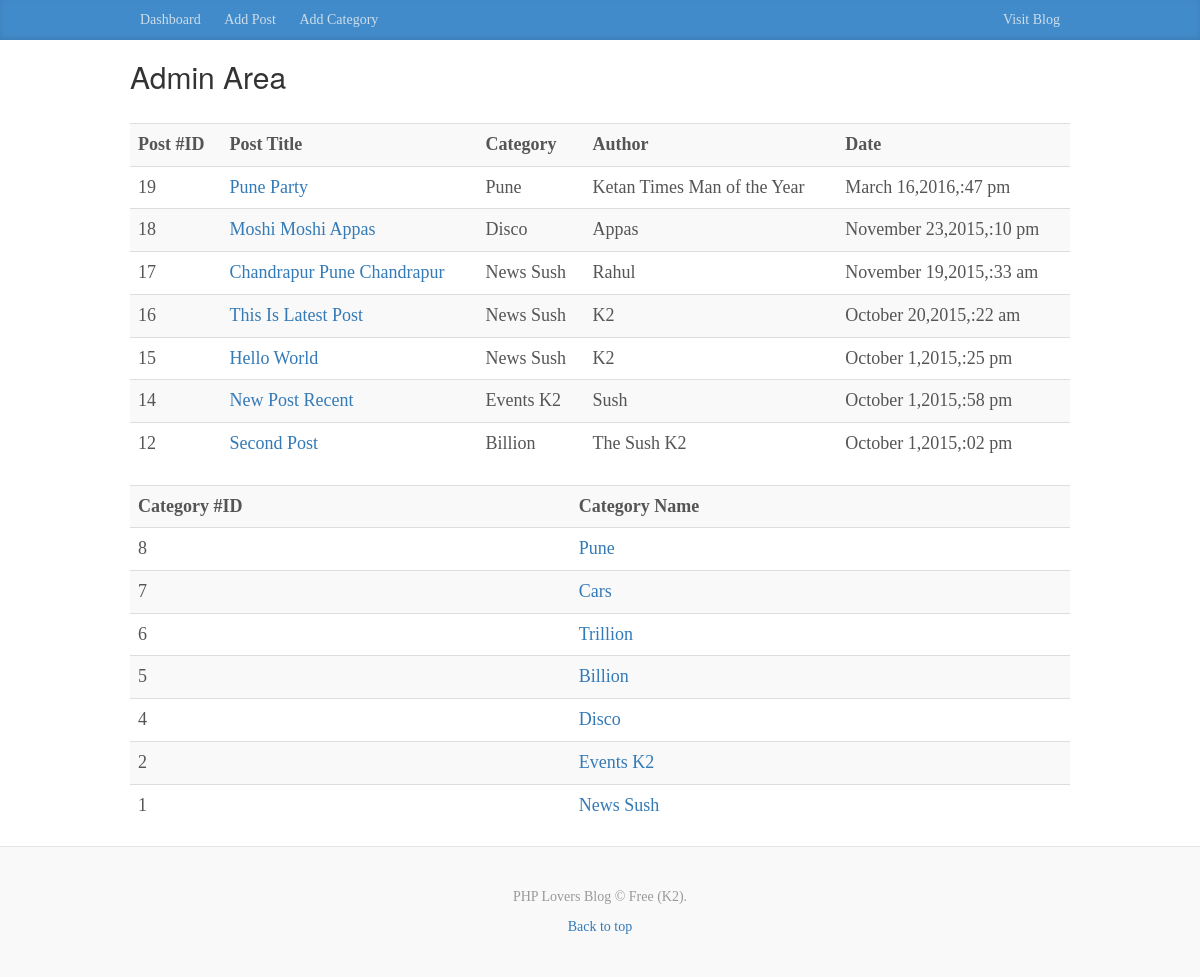
The app's page /admin/index.php with its own data.
### tables this page shows
CREATE TABLE IF NOT EXISTS `posts` (
  `id` int(11) NOT NULL AUTO_INCREMENT,
  `category` int(11) NOT NULL,
  `title` varchar(255) NOT NULL,
  `body` text NOT NULL,
  `author` varchar(255) NOT NULL,
  `tags` varchar(255) NOT NULL,
  `date` timestamp NOT NULL DEFAULT CURRENT_TIMESTAMP,
  PRIMARY KEY (`id`)
);

CREATE TABLE IF NOT EXISTS `categories` (
  `id` int(11) NOT NULL AUTO_INCREMENT,
  `name` varchar(255) NOT NULL,
  PRIMARY KEY (`id`)
);

### libs/Database.php (called while the page is built, shortened)
<?php
class Database{
    public $host=DB_HOST;
    public $username=DB_USER;
    public $password=DB_PASS;
    public $db_name=DB_NAME;
    public $link;
    private function connect(){
            $this->link=new mysqli($this->host,$this->username,$this->password,$this->db_name);
        }
    public function select($query){
        $result = $this->link->query($query) or die($this->link->connect_error.__LINE__);
        if($result->num_rows>0){
            return $result;
        }
        else{
            return false;
        }
    }
}

### helpers/format_helper.php (called while the page is built, shortened)
<?php
    function formatDate($date){
        return date('F j,Y,:i a',strtotime($date));
    }

### admin/index.php (the view, shortened to what this page needs)
<?php include '../libs/Database.php'; ?>
<?php include '../helpers/format_helper.php';?>
<?php include 'includes/header.php'; ?>
<?php
    $db = new Database();
    $query =    "SELECT posts.*, categories.name FROM posts
                INNER JOIN categories
                ON posts.category = categories.id ORDER BY id DESC";
    $posts = $db->select($query);
    $query = "SELECT * FROM `categories` order by id desc";
    $cats = $db->select($query);
?>
       <?php if($posts): ?>
            <table class="table table-striped">
                <tr>
                    <th>Post #ID</th>
                    <th>Post Title</th>
                    <th>Category</th>
                    <th>Author</th>
                    <th>Date</th>
                </tr>
                <?php while($row=$posts->fetch_assoc()):?>
                    <tr>
                        <td><?php echo $row['id']; ?></td>
                        <td><a href="edit_post.php?id=<?php echo $row['id'];?>"><?php echo $row['title']; ?></a></td>
                        <td><?php echo $row['name']; ?></td>
                        <td><?php echo $row['author']; ?></td>
                        <td><?php echo formatDate($row['date']); ?></td>
                    </tr>
                <?php  endwhile; ?>
            </table>
            <table class="table table-striped">
                <tr>
                    <th>Category #ID</th>
                    <th>Category Name</th>
                </tr>
                 <?php while($row=$cats->fetch_assoc()):?>
                    <tr>
                        <td><?php echo $row['id']; ?></td>
                        <td><a href="edit_categories.php?id=<?php echo $row['id'];?>"><?php echo $row['name']; ?></a></td>
                    </tr>
                <?php  endwhile; ?>
            </table>
            <?php else :?>
            <p>No Posts Yet!</p>
            <?php endif; ?>
   <?php include 'includes/footer.php'; ?>

### css/blog.css (style rules this page uses)
body { font-family: Georgia, "Times New Roman", Times, serif; color: #555; }

### records on screen
posts: id "19", title "Pune Party", categories.name "Pune", author "Ketan Times Man of the Year", date "March 16,2016,:47 pm"
posts: id "18", title "Moshi Moshi Appas", categories.name "Disco", author "Appas", date "November 23,2015,:10 pm"
posts: id "17", title "Chandrapur Pune Chandrapur", categories.name "News Sush", author "Rahul", date "November 19,2015,:33 am"
posts: id "16", title "This Is Latest Post", categories.name "News Sush", author "K2", date "October 20,2015,:22 am"
posts: id "15", title "Hello World", categories.name "News Sush", author "K2", date "October 1,2015,:25 pm"
posts: id "14", title "New Post Recent", categories.name "Events K2", author "Sush", date "October 1,2015,:58 pm"
posts: id "12", title "Second Post", categories.name "Billion", author "The Sush K2", date "October 1,2015,:02 pm"
categories: id "8", name "Pune"
categories: id "7", name "Cars"
categories: id "6", name "Trillion"
categories: id "5", name "Billion"
categories: id "4", name "Disco"
categories: id "2", name "Events K2"
categories: id "1", name "News Sush"
